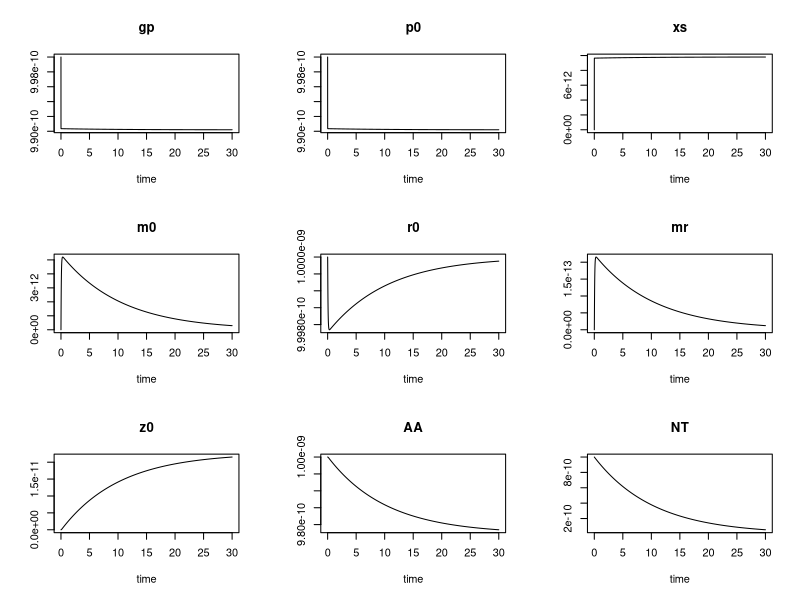

Source code (R):
library(deSolve)

state.variables <- c(gp = 1E-9, p0 = 1E-9, xs = 0, m0 = 0,
                     r0 = 1E-9, mr = 0, z0 = 0,
                     AA = 1E-9, NT = 1E-9)


parm.values <- c(k1 = 6E9, k2 = 600, k3 = 1E10,
                 k4 = 6E9, k5 = 135, k6 = 1E10,
                 k7 = 18)

con.profile <- function(t, state.variables, parm.values){
  with(as.list(c(state.variables, parm.values)),{
    
    dgp <- -k1*gp*p0 + k2*xs + k3*NT*xs
    dp0 <- -k1*gp*p0 + k2*xs + k3*NT*xs
    dxs <-  k1*gp*p0 - k2*xs - k3*NT*xs
    dm0 <-  k3*NT*xs - k4*m0*r0 + k5*mr + k6*AA*mr - k7*m0
    dr0 <- -k4*m0*r0 + k5*mr + k6*AA*mr
    dmr <-  k4*m0*r0 - k5*mr - k6*AA*mr
    dz0 <-  k6*AA*mr
    dAA <- -k6*AA*mr
    dNT <- -k3*NT*xs
    
    return(list(c(dgp, dp0, dxs, dm0, dr0, dmr, dz0,
                  dAA, dNT)))
  })
}

out <- ode(y = state.variables,
           parms = parm.values,
           method = "bdf",
           times = seq(0, 30, 0.001),
           func = con.profile)

#write.csv(out, "/home/akmal/Desktop/G0-5E-10.csv", row.names = F)

plot(out)
